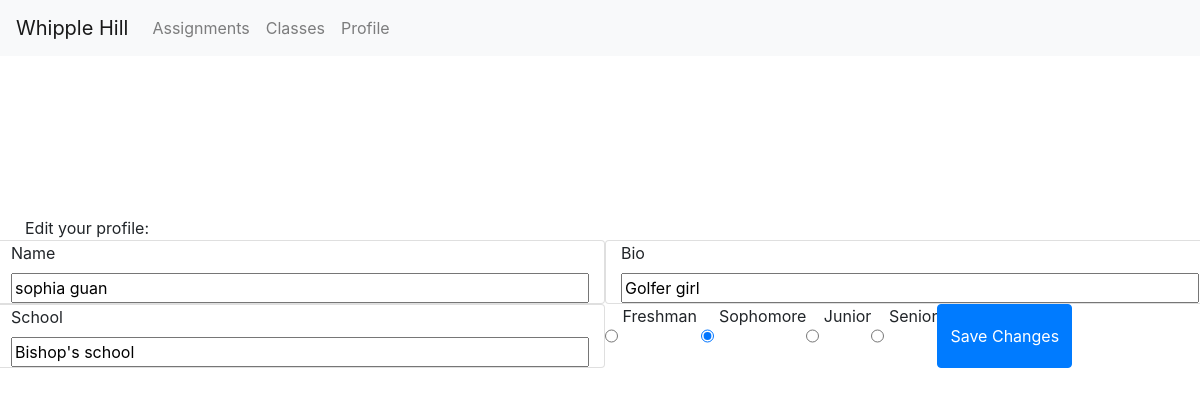
Before: /profile/sophia/edit (signed in) with the older database file.
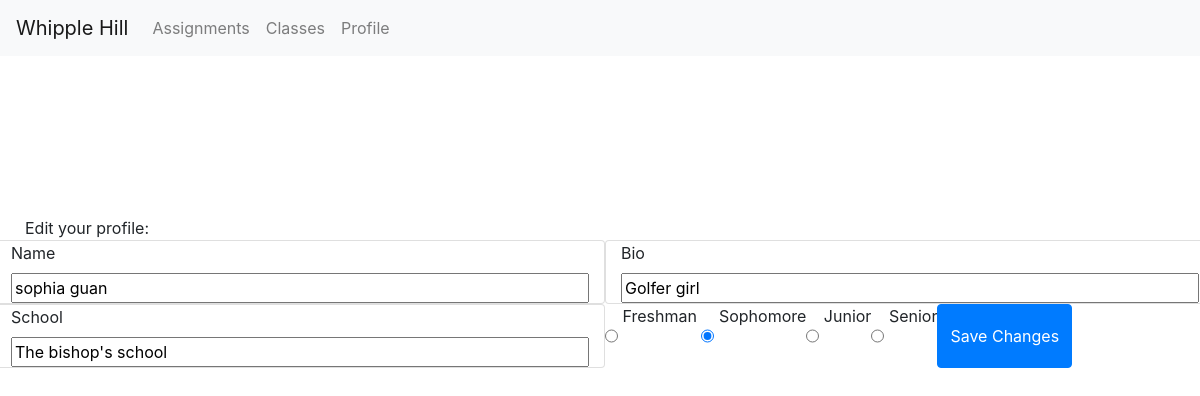
After: the same page with the newer database file.
### assignments/models.py (models this page shows)
class StudentProfile(models.Model):
    user = models.OneToOneField(
    User,
    on_delete=models.CASCADE,
    primary_key=True
    )
    name = models.TextField(default="", blank=True)
    bio = models.TextField(default="", blank=True)
    school= models.TextField(default="", blank=True)
    FRESHMAN = 'FR'
    SOPHOMORE = 'SO'
    JUNIOR = 'JR'
    SENIOR = 'SR'
    GRADE_CHOICES = [
        (FRESHMAN, 'Freshman'),
        (SOPHOMORE, 'Sophomore'),
        (JUNIOR, 'Junior'),
        (SENIOR, 'Senior'),
    ]
    year_in_school = models.CharField(max_length=2,choices=GRADE_CHOICES,default=FRESHMAN,)

### assignments/views.py (the view, shortened to what this page needs)
# urls.py: path('profile/<username>/edit',views.EditView.as_view(),name='edit'),
class EditView(View):
    def get(self, request, username):
        user = request.user
        profile= user.studentprofile
        context={'profile': profile,
        'user': user,
        'authenticated': request.user
        }
        return render(request, 'assignments/editprofile.html', context)

### assignments/templates/assignments/editprofile.html (shortened to what this page needs)
<!DOCTYPE html>
<html>
<html>
<html lang = "en">
<head>
  <link rel="stylesheet" href="https://maxcdn.bootstrapcdn.com/bootstrap/4.5.2/css/bootstrap.min.css">
  <link rel="stylesheet" href = "style.css">
</head>
  <nav class="navbar navbar-expand-sm bg-light navbar-light fixed-top">
    <a class="navbar-brand" href="{% url 'index' %}">
      Whipple Hill
    </a>
    <div class="collapse navbar-collapse" id="collapsibleNavbar">
      <ul class="navbar-nav">
      {% if user.is_authenticated %}
        <li class="nav-item">
          <a class="nav-link" href="{% url 'assignments' user.username %}">
            Assignments
          </a>
        </li>
        <li class="nav-item">
            <a class="nav-link" href="{% url 'classes' user.username %}">
              Classes
            </a>
        </li>
        <li class="nav-item">
            <a class="nav-link" href= "{% url 'profile' user.username %}">
              Profile
            </a>
        </li>
      {% endif %}
      </ul>
    </div>
  </nav>
  <br></br>
  <br></br>
  <body>
  <div class = "col-xl-12 col-lg-12 col-md-12 col-sm-12">
    Edit your profile:
  </div>
  {% if authenticated == user %}
    <form method='POST' action='{% url "profile" user.username %}'>
      <div class="row">
      <div class = "card col-xl-6 col-lg-6 col-md-12 col-sm-12">
        <label> Name </label>
        <input type = "Textbox" name = "profileName" value='{{profile.name}}'/>
      </div>
      <div class = "card col-xl-6 col-lg-6 col-md-12 col-sm-12">
        <label> Bio </label>
        <input type = "Textbox" name = "profileBio" value='{{profile.bio}}'/>
      </div>
      <div class = "card col-xl-6 col-lg-6 col-md-12 col-sm-12">
        <label> School </label>
        <input type = "Textbox" name = "profileSchool" value='{{profile.school}}'/>
      </div>
      {% if profile.year_in_school == "freshman" %}
        <input type="radio" id="freshman" name="profileGrade" value = "freshman" checked>
         <label for="freshman">Freshman</label><br>
      {% else %}
        <input type="radio" id="freshman" name="profileGrade" value = "freshman">
        <label for="freshman">Freshman</label><br>
      {% endif %}
      {% if profile.year_in_school == "sophomore" %}
        <input type="radio" id="sophomore" name="profileGrade" value = "sophomore" checked>
        <label for="sophomore">Sophomore</label><br>
      {% else %}
        <input type="radio" id="sophomore" name="profileGrade" value = "sophomore">
         <label for="sophomore">Sophomore</label><br>
      {% endif %}
      {% if profile.year_in_school == "junior" %}
      <input type="radio" id="junior" name="profileGrade" value = "junior" checked>
      <label for="junior">Junior</label><br>
      {% else %}
        <input type="radio" id="junior" name="profileGrade" value = "junior" >
        <label for="junior">Junior</label><br>
      {% endif %}
      {% if profile.year_in_school == "senior" %}
        <input type="radio" id="senior" name="profileGrade" value = "senior" checked>
        <label for="junior">Senior</label><br>
      {% else %}
        <input type="radio" id="senior" name="profileGrade" value = "senior">
         <label for="junior">Senior</label><br>
      {% endif %}
      <button type = "submit"  class = "btn btn-primary"> Save Changes </button>
    </form>
  {% else %}
    <p> You do not have permission to edit this user's profile.</p>
  {% endif %}
  </body>
</html>

Changed rows visible on the page:
changed StudentProfile "sophia guan": profileSchool "Bishop's school" → "The bishop's school"
